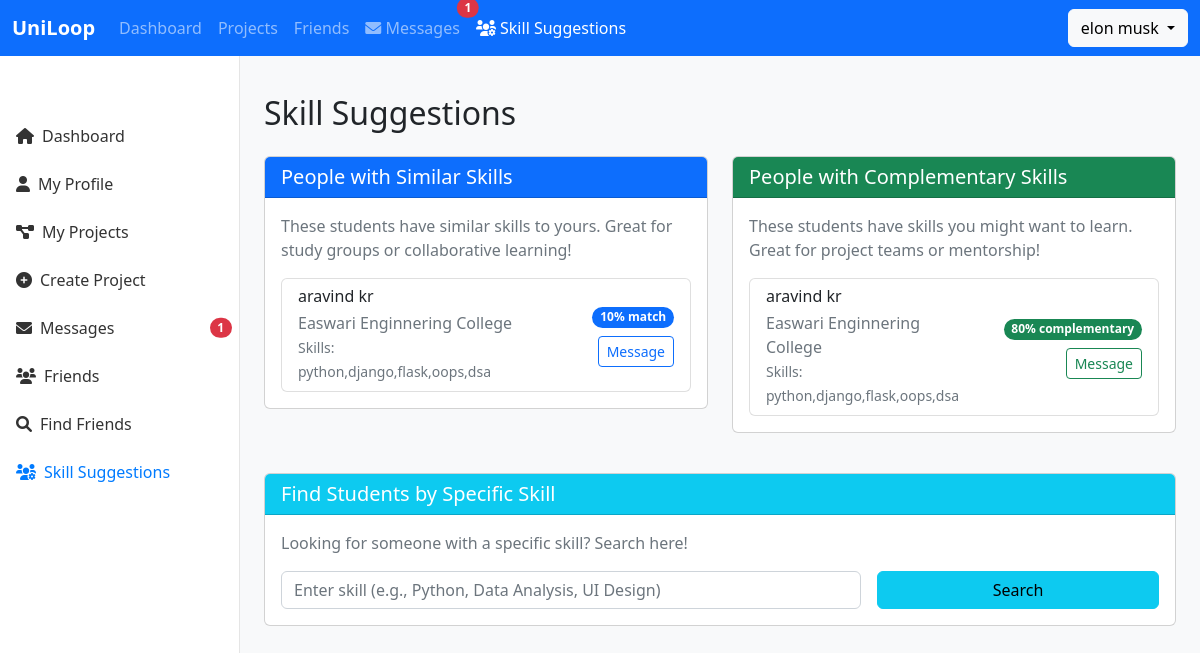
Screenshot of /skill_suggestions (signed in) with the database file from the repository.
### app.py (models this page shows)
class User(UserMixin, db.Model):
    id = db.Column(db.Integer, primary_key=True)
    first_name = db.Column(db.String(150), nullable=False)
    last_name = db.Column(db.String(150), nullable=False)
    email = db.Column(db.String(120), unique=True, nullable=False)
    password = db.Column(db.String(255), nullable=False)
    profile_picture = db.Column(db.String(255))
    bio = db.Column(db.String(500))
    college = db.Column(db.String(200))
    github = db.Column(db.String(255))
    linkedin = db.Column(db.String(255))
    profile_visibility = db.Column(db.String(20), default='public')
    friend_request_setting = db.Column(db.String(20), default='everyone')
    owned_projects = db.relationship('Project', back_populates='owner')
    joined_projects = db.relationship('Project',
                                     secondary='project_members',
                                     primaryjoin="User.id == ProjectMember.user_id",
                                     secondaryjoin="ProjectMember.project_id == Project.id",
                                     viewonly=True)
    skills = db.Column(db.Text)
    def get_skills_list(self):
        if not self.skills:
            return []
        return [skill.strip().lower() for skill in self.skills.split(',')]

### app.py (the view)
@app.route('/skill_suggestions')
@login_required
def skill_suggestions():
    users = User.query.filter(User.id != current_user.id).all()
    if not current_user.skills:
        flash("Please add skills to your profile to get suggestions.", "info")
        return redirect(url_for('edit_profile'))
    similar_users = []
    complementary_users = []
    for user in users:
        if user.skills:  # Skip users with no skills
            similarity = get_skill_similarity(current_user, user)
            complementarity = get_skill_complementarity(current_user, user)
            similar_users.append((user, similarity))
            complementary_users.append((user, complementarity))
    similar_users.sort(key=lambda x: x[1], reverse=True)
    complementary_users.sort(key=lambda x: x[1], reverse=True)
    top_similar = similar_users[:5]
    top_complementary = complementary_users[:5]
    return render_template(
        'skill_suggestions.html',
        similar_users=top_similar,
        complementary_users=top_complementary
    )

### app.py (called while the page is built)
@login_manager.user_loader
def load_user(user_id):
    user = db.session.get(User, user_id)
    return user

def get_skill_similarity(user1, user2):
    skills1 = set(user1.get_skills_list())
    skills2 = set(user2.get_skills_list())
    if not skills1 or not skills2:
        return 0
    intersection = len(skills1.intersection(skills2))
    union = len(skills1.union(skills2))
    return intersection / union if union > 0 else 0

def get_skill_complementarity(user1, user2):
    skills1 = set(user1.get_skills_list())
    skills2 = set(user2.get_skills_list())
    if not skills1 or not skills2:
        return 0
    complementary_skills = skills2.difference(skills1)
    return len(complementary_skills) / len(skills2) if skills2 else 0

### templates/skill_suggestions.html (shortened to what this page needs)
{% extends 'base.html' %}
{% block content %}
<div class="container py-4">
    <h2 class="mb-4">Skill Suggestions</h2>
    <div class="row">
        <div class="col-md-6">
            <div class="card mb-4">
                <div class="card-header bg-primary text-white">
                    <h5 class="card-title mb-0">People with Similar Skills</h5>
                </div>
                <div class="card-body">
                    <p class="card-text text-muted mb-3">
                        These students have similar skills to yours. Great for study groups or collaborative learning!
                    </p>
                    {% if similar_users %}
                        <div class="list-group">
                            {% for user, score in similar_users %}
                                <div class="list-group-item">
                                    <div class="d-flex justify-content-between align-items-center">
                                        <div>
                                            <h6 class="mb-1">{{ user.first_name }} {{ user.last_name }}</h6>
                                            <p class="text-muted mb-0">{{ user.college }}</p>
                                            <small class="text-muted">Skills: {{ user.skills }}</small>
                                        </div>
                                        <div class="text-end">
                                            <span class="badge bg-primary rounded-pill">{{ (score * 100)|int }}% match</span>
                                            <a href="{{ url_for('conversation', user_id=user.id) }}" class="btn btn-sm btn-outline-primary mt-2">Message</a>
                                        </div>
                                    </div>
                                </div>
                            {% endfor %}
                        </div>
                    {% else %}
                        <p class="text-center">No similar users found.</p>
                    {% endif %}
                </div>
            </div>
        </div>
        <div class="col-md-6">
            <div class="card mb-4">
                <div class="card-header bg-success text-white">
                    <h5 class="card-title mb-0">People with Complementary Skills</h5>
                </div>
                <div class="card-body">
                    <p class="card-text text-muted mb-3">
                        These students have skills you might want to learn. Great for project teams or mentorship!
                    </p>
                    {% if complementary_users %}
                        <div class="list-group">
                            {% for user, score in complementary_users %}
                                <div class="list-group-item">
                                    <div class="d-flex justify-content-between align-items-center">
                                        <div>
                                            <h6 class="mb-1">{{ user.first_name }} {{ user.last_name }}</h6>
                                            <p class="text-muted mb-0">{{ user.college }}</p>
                                            <small class="text-muted">Skills: {{ user.skills }}</small>
                                        </div>
                                        <div class="text-end">
                                            <span class="badge bg-success rounded-pill">{{ (score * 100)|int }}% complementary</span>
                                            <a href="{{ url_for('conversation', user_id=user.id) }}" class="btn btn-sm btn-outline-success mt-2">Message</a>
                                        </div>
                                    </div>
                                </div>
                            {% endfor %}
                        </div>
                    {% else %}
                        <p class="text-center">No complementary users found.</p>
                    {% endif %}
                </div>
            </div>
        </div>
    </div>
    <div class="row mt-3">
        <div class="col-12">
            <div class="card">
                <div class="card-header bg-info text-white">
                    <h5 class="card-title mb-0">Find Students by Specific Skill</h5>
                </div>
                <div class="card-body">
                    <p class="card-text text-muted mb-3">
                        Looking for someone with a specific skill? Search here!
                    </p>
                    <form action="{{ url_for('find_by_skill') }}" method="POST" class="row g-3">
                        <div class="col-md-8">
                            <input type="text" name="skill" class="form-control" placeholder="Enter skill (e.g., Python, Data Analysis, UI Design)" required>
                        </div>
                        <div class="col-md-4">
                            <button type="submit" class="btn btn-info w-100">Search</button>
                        </div>
                    </form>
                </div>
            </div>
        </div>
    </div>
</div>
{% endblock %}

### templates/base.html (shortened to what this page needs)
<!DOCTYPE html>
<html lang="en">
<head>
    <link href="https://cdn.jsdelivr.net/npm/bootstrap@5.2.3/dist/css/bootstrap.min.css" rel="stylesheet">
    <link rel="stylesheet" href="https://cdnjs.cloudflare.com/ajax/libs/font-awesome/6.0.0/css/all.min.css">
</head>
<body>
    <nav class="navbar navbar-expand-lg navbar-dark bg-primary fixed-top">
        <div class="container-fluid">
            <a class="navbar-brand" href="{{ url_for('dashboard') }}">UniLoop</a>
            <div class="collapse navbar-collapse" id="navbarSupportedContent">
                <ul class="navbar-nav me-auto mb-2 mb-lg-0">
                    <li class="nav-item">
                        <a class="nav-link" href="{{ url_for('dashboard') }}">Dashboard</a>
                    </li>
                    <li class="nav-item">
                        <a class="nav-link" href="{{ url_for('my_projects') }}">Projects</a>
                    </li>
                    <li class="nav-item">
                        <a class="nav-link" href="{{ url_for('friends') }}">Friends</a>
                    </li>
                    <li class="nav-item">
                        <a class="nav-link position-relative" href="{{ url_for('messages') }}">
                            <i class="fas fa-envelope"></i> Messages
                            <span id="unread-badge" class="position-absolute top-0 start-100 translate-middle badge rounded-pill bg-danger d-none">
                            </span>
                        </a>
                    </li>
                    <li class="nav-item">
                        <a class="nav-link" href="{{ url_for('skill_suggestions') }}">
                            <i class="fas fa-users-cog"></i> Skill Suggestions
                        </a>
                    </li>
                </ul>
                <div class="d-flex">
                    <div class="dropdown">
                        <button class="btn btn-light dropdown-toggle" type="button" id="dropdownMenuButton" data-bs-toggle="dropdown" aria-expanded="false">
                            {{ current_user.first_name }} {{ current_user.last_name }}
                        </button>
                    </div>
                </div>
            </div>
        </div>
    </nav>
    <div class="sidebar d-none d-md-block">
        <div class="sidebar-sticky">
            <ul class="nav flex-column">
                <li class="nav-item">
                    <a class="nav-link" href="{{ url_for('dashboard') }}">
                        <i class="fas fa-home me-2"></i>Dashboard
                    </a>
                </li>
                <li class="nav-item">
                    <a class="nav-link" href="{{ url_for('profile') }}">
                        <i class="fas fa-user me-2"></i>My Profile
                    </a>
                </li>
                <li class="nav-item">
                    <a class="nav-link" href="{{ url_for('my_projects') }}">
                        <i class="fas fa-project-diagram me-2"></i>My Projects
                    </a>
                </li>
                <li class="nav-item">
                    <a class="nav-link" href="{{ url_for('create_project') }}">
                        <i class="fas fa-plus-circle me-2"></i>Create Project
                    </a>
                </li>
                <li class="nav-item">
                    <a class="nav-link position-relative" href="{{ url_for('messages') }}">
                        <i class="fas fa-envelope me-2"></i>Messages
                        <span id="sidebar-unread-badge" class="position-absolute top-50 end-0 translate-middle-y badge rounded-pill bg-danger me-2 d-none">
                        </span>
                    </a>
                </li>
                <li class="nav-item">
                    <a class="nav-link" href="{{ url_for('friends') }}">
                        <i class="fas fa-users me-2"></i>Friends
                    </a>
                </li>
                <li class="nav-item">
                    <a class="nav-link" href="{{ url_for('search_friends') }}">
                        <i class="fas fa-search me-2"></i>Find Friends
                    </a>
                </li>
                <li class="nav-item">
                    <a class="nav-link" href="{{ url_for('skill_suggestions') }}">
                        <i class="fas fa-users-cog me-2"></i>Skill Suggestions
                    </a>
                </li>
            </ul>
        </div>
    </div>
    <main role="main">
        <div class="container-fluid">
            {% block content %}{% endblock %}
        </div>
    </main>
</body>
</html>

### templates/base.html (style rules this page uses)
body { background-color: #f8f9fa; }
.navbar-brand { font-weight: bold; }
.nav-link { font-weight: 500; }
.sidebar { position: fixed; top: 56px; bottom: 0; left: 0; z-index: 100; padding: 48px 0 0; box-shadow: inset -1px 0 0 rgba(0, 0, 0, .1); background-color: #fff; }
.sidebar-sticky { position: relative; top: 0; height: calc(100vh - 48px); padding-top: .5rem; overflow-x: hidden; overflow-y: auto; }
.sidebar .nav-link { font-weight: 500; color: #333; padding: .75rem 1rem; }
.sidebar .nav-link.active { color: #007bff; }
main { padding-top: 70px; }
@media (min-width: 768px) { main { padding-left: 240px; } }
@media (min-width: 768px) { .sidebar { width: 240px; } }

### rows the page displays
User: first_name "elon", last_name "musk"
User: first_name "aravind", last_name "kr", college "Easwari Enginnering College", skills "python,django,flask,oops,dsa", value "10", value "80"
